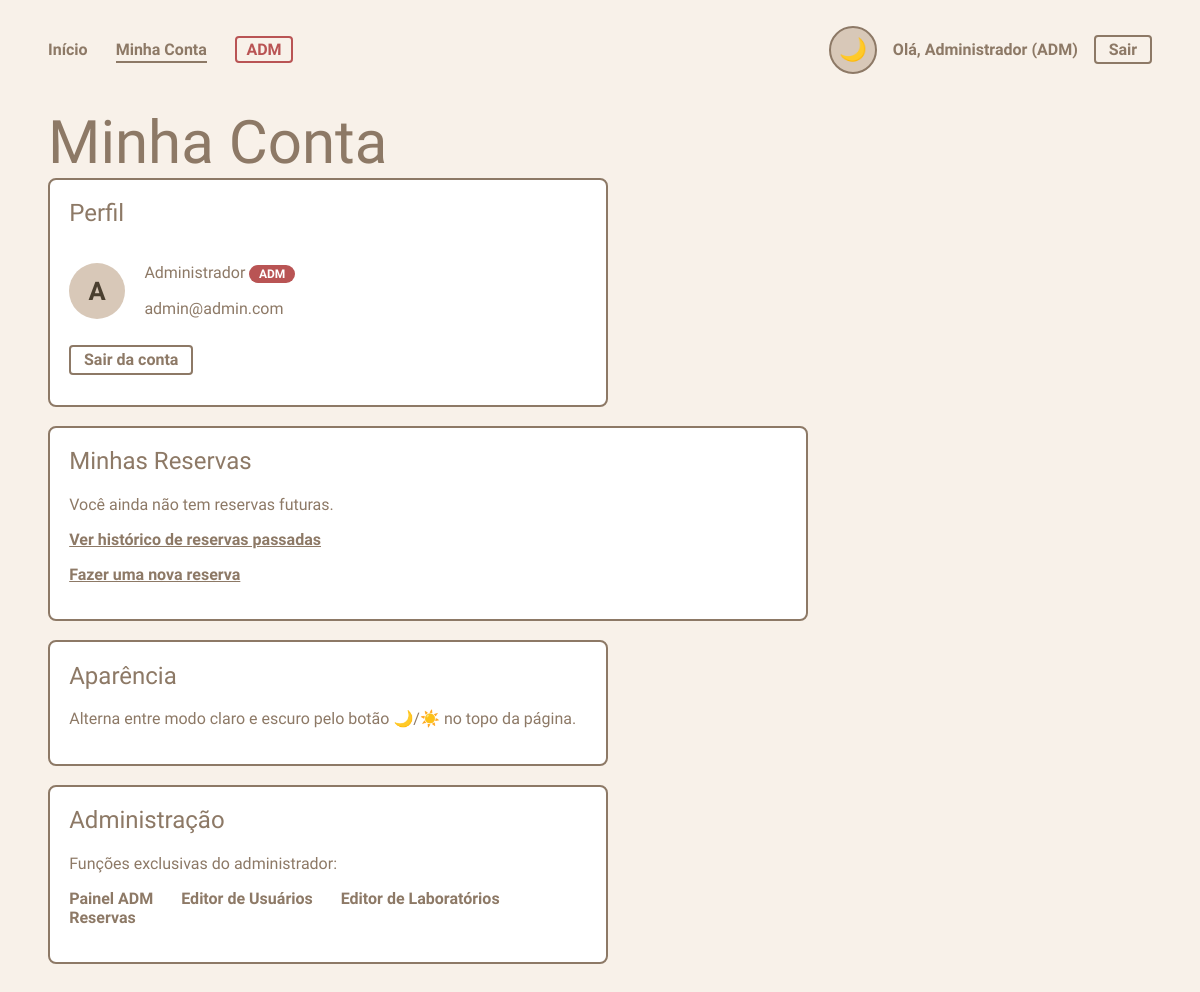
Page /config (signed in) on the earlier database version.
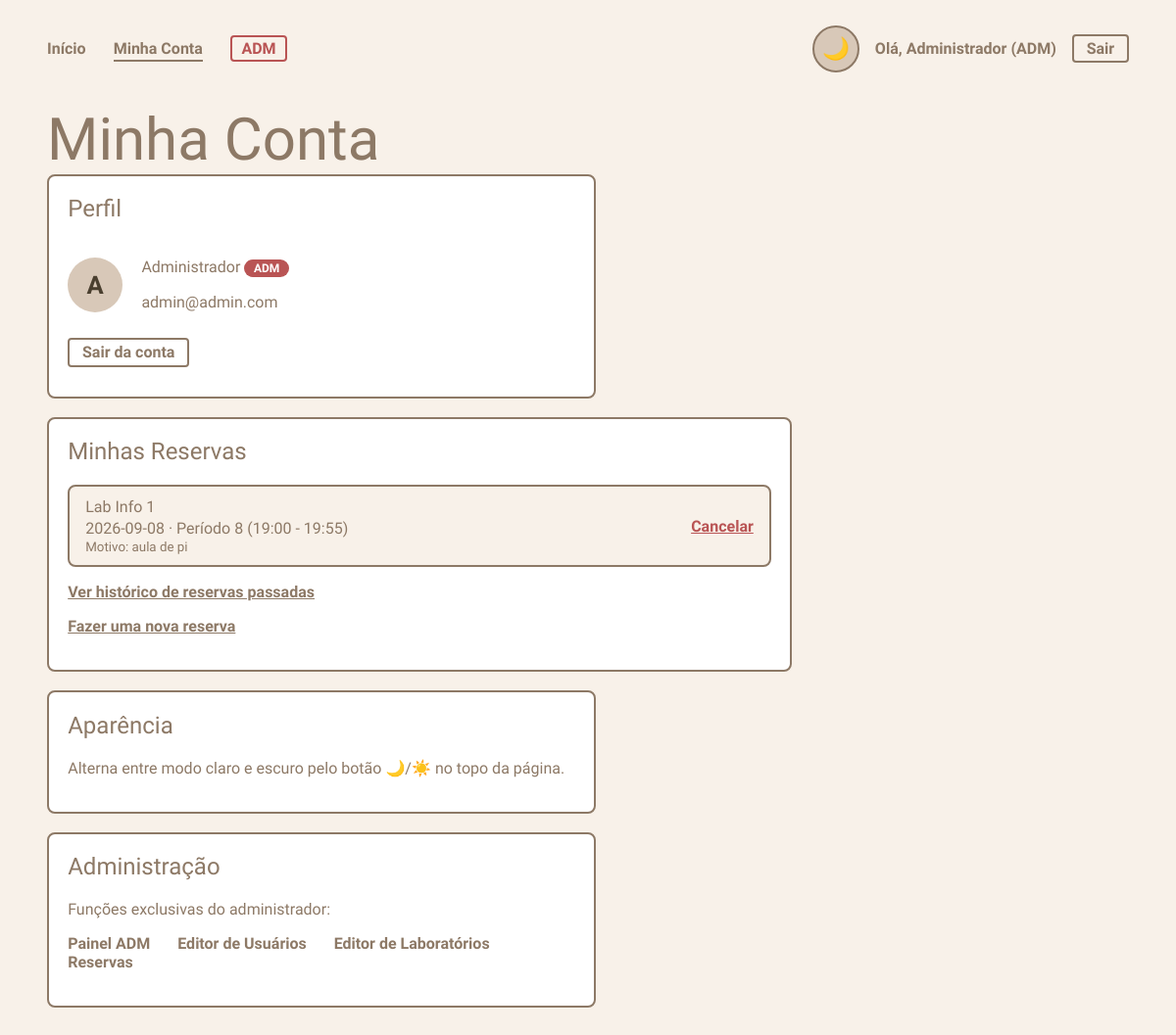
Same page on the later database version.
### tables this page shows
CREATE TABLE Reserva (
        id INTEGER NOT NULL PRIMARY KEY AUTOINCREMENT,
        id_usuario INTEGER NOT NULL,
        id_laboratorio INTEGER NOT NULL,
        data_reserva DATE NOT NULL,
        periodo INTEGER NOT NULL,
        descricao VARCHAR(200),
        criado_em TIMESTAMP DEFAULT CURRENT_TIMESTAMP,
        FOREIGN KEY (id_usuario) REFERENCES SistemaUsuario(id),
        FOREIGN KEY (id_laboratorio) REFERENCES Laboratorio(id),
        UNIQUE(id_laboratorio, data_reserva, periodo)
    );

CREATE TABLE Laboratorio (
        id INTEGER NOT NULL PRIMARY KEY AUTOINCREMENT,
        nome VARCHAR(50) NOT NULL,
        descricao VARCHAR(200),
        capacidade INTEGER NOT NULL DEFAULT 30
    );

### routes.py (the view)
@app.route("/config")
@login_usuario_required
def config():
    reservas = ListarReservasFuturasDoUsuario(session["usuario_id"])
    usuario = BuscarUsuarioSistema(session["usuario_id"])
    return render_template("config.html", reservas=reservas, usuario=usuario)

### agenda.py (called while the page is built)
def ListarReservasFuturasDoUsuario(id_usuario):
    hoje = date.today().isoformat()
    cursor.execute("""
        SELECT Reserva.id, Reserva.data_reserva, Reserva.periodo, Reserva.descricao,
               Laboratorio.nome
        FROM Reserva
        JOIN Laboratorio ON Laboratorio.id = Reserva.id_laboratorio
        WHERE Reserva.id_usuario = ? AND Reserva.data_reserva >= ?
        ORDER BY Reserva.data_reserva ASC, Reserva.periodo ASC
    """, (id_usuario, hoje))
    return cursor.fetchall()

def Periodos():
    return PERIODOS

### autenticacao.py (called while the page is built)
def login_usuario_required(funcao):
    @wraps(funcao)
    def decorada(*args, **kwargs):
        if not session.get("usuario_id"):
            return redirect(url_for("login"))
        return funcao(*args, **kwargs)
    return decorada

### routes.py (called while the page is built)
@app.context_processor
def contexto_global():
    return {
        "periodos": Periodos(),
        "hoje": date.today().isoformat(),
        "usuario_sessao": session.get("usuario_nome"),
        "usuario_eh_admin": session.get("usuario_admin", False),
    }

### templates/config.html (shortened to what this page needs)
{% extends "base.html" %}
{% block conteudo %}
    <h1>Minha Conta</h1>
    <section class="bloco-config">
        <h2>Perfil</h2>
        <div class="perfil">
            <div class="perfil-avatar">{{ usuario[1][0] | upper }}</div>
            <div class="perfil-info">
                <p><strong>{{ usuario[1] }}</strong>{% if usuario[3] %} <span class="badge badge-admin">ADM</span>{% endif %}</p>
                <p>{{ usuario[2] }}</p>
            </div>
        </div>
        <p><a href="{{ url_for('logout') }}" class="botao-sair">Sair da conta</a></p>
    </section>
    <section class="bloco-config largo">
        <h2>Minhas Reservas</h2>
        {% if reservas %}
            <div class="lista-reservas">
                {% for reserva in reservas %}
                    <div class="reserva-item">
                        <div class="reserva-info">
                            <strong>{{ reserva[4] }}</strong>
                            <span>{{ reserva[1] }} · Período {{ reserva[2] }} ({{ periodos.get(reserva[2], '') }})</span>
                            {% if reserva[3] %}<small>Motivo: {{ reserva[3] }}</small>{% endif %}
                        </div>
                        <a class="botao-cancelar"
                           href="{{ url_for('cancelar_reserva', id_reserva=reserva[0]) }}"
                           onclick="return confirm('Cancelar esta reserva?')">Cancelar</a>
                    </div>
                {% endfor %}
            </div>
        {% else %}
            <p class="link-extra">Você ainda não tem reservas futuras.</p>
        {% endif %}
        <p class="link-extra"><a href="{{ url_for('historico') }}">Ver histórico de reservas passadas</a></p>
        <p class="link-extra"><a href="{{ url_for('home') }}">Fazer uma nova reserva</a></p>
    </section>
    <section class="bloco-config">
        <h2>Aparência</h2>
        <p>Alterna entre modo claro e escuro pelo botão <strong>🌙/☀️</strong> no topo da página.</p>
    </section>
    {% if usuario_eh_admin %}
    <section class="bloco-config">
        <h2>Administração</h2>
        <p>Funções exclusivas do administrador:</p>
        <nav>
            <a href="{{ url_for('admin_dashboard') }}">Painel ADM</a>
            <a href="{{ url_for('admin_usuarios') }}">Editor de Usuários</a>
            <a href="{{ url_for('admin_laboratorios') }}">Editor de Laboratórios</a>
            <a href="{{ url_for('admin_reservas') }}">Reservas</a>
        </nav>
    </section>
    {% endif %}
{% endblock %}

Differences in the rows shown:
added Reserva: nome "Lab Info 1", data_reserva "2026-09-08", periodo "8", get "19:00 - 19:55", descricao "aula de pi"
Other differences:
text no longer shown: "Você ainda não tem reservas futuras."
